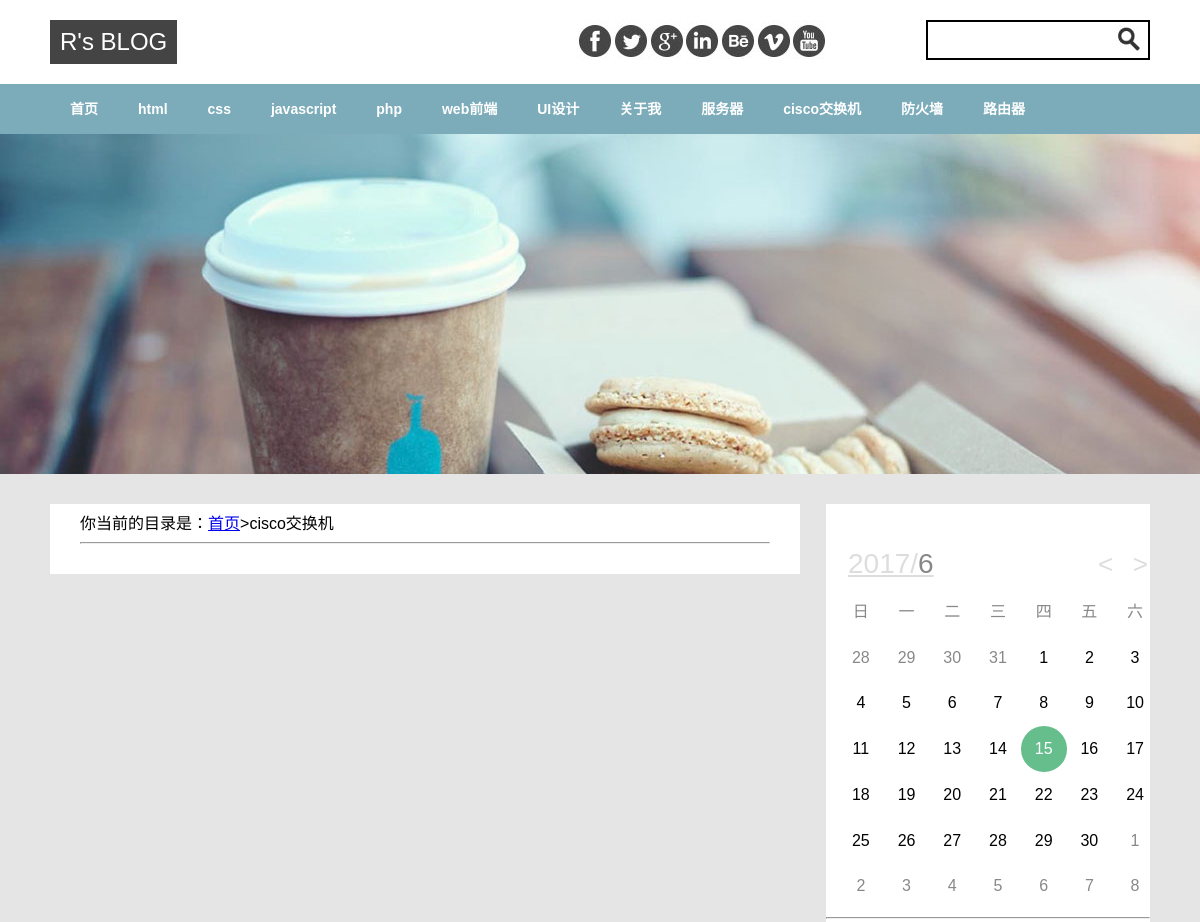
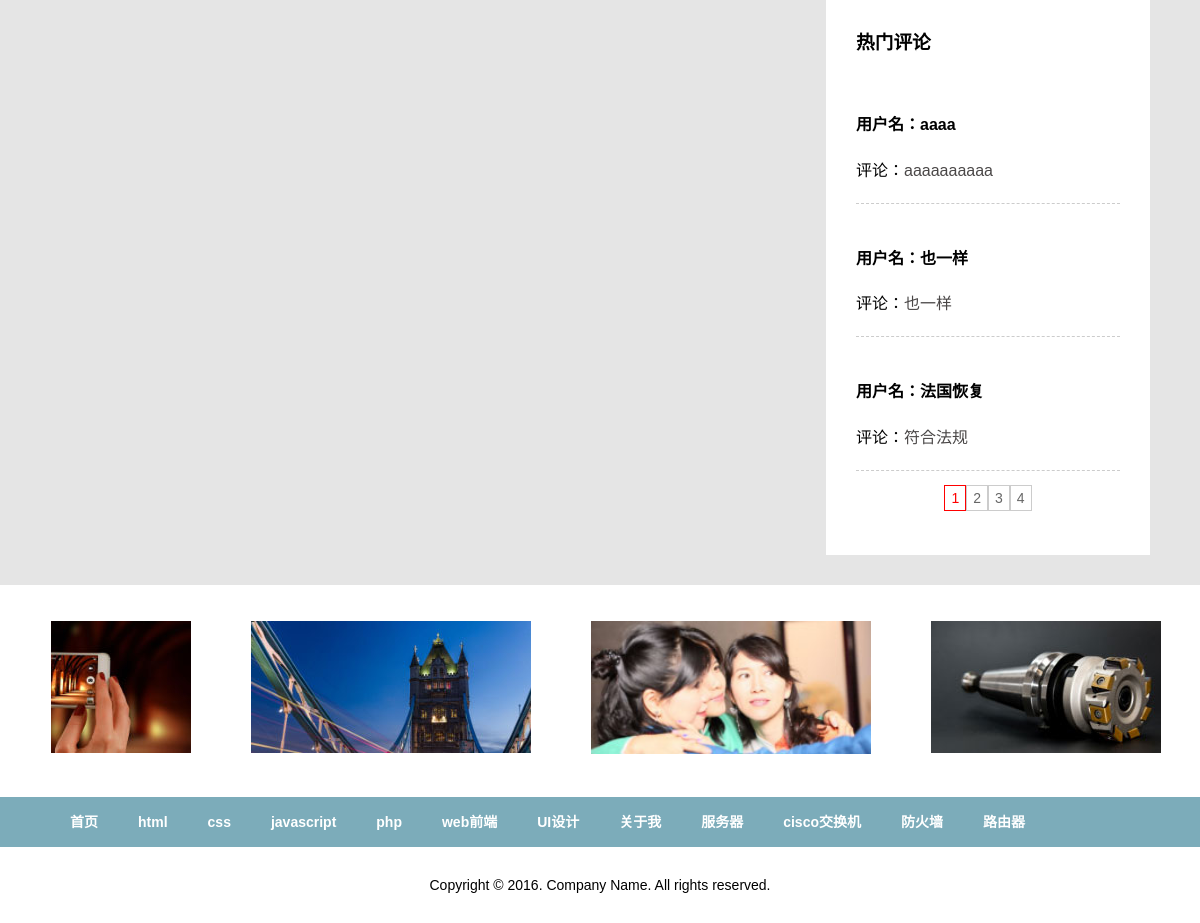
Screenshot of /article.php?id=12 with the database file from the repository (2 pictures, top to bottom).
### tables this page shows
CREATE TABLE `category` (
  `id` int(11) NOT NULL AUTO_INCREMENT,
  `cate_name` varchar(50) DEFAULT NULL,
  `order_no` tinyint(4) DEFAULT NULL,
  PRIMARY KEY (`id`)
);

CREATE TABLE `guestbook` (
  `id` int(11) NOT NULL AUTO_INCREMENT,
  `username` varchar(30) DEFAULT NULL,
  `art_id` int(11) DEFAULT NULL,
  `content` text,
  `intime` timestamp NOT NULL DEFAULT CURRENT_TIMESTAMP,
  `flag` tinyint(4) DEFAULT '0',
  PRIMARY KEY (`id`)
);

### right.php (the view, shortened to what this page needs)
<?php
$conn=@mysqli_connect('localhost','root','root','blog') or die('error');
mysqli_query($conn,"set names utf8");
?>
<div id="rightbar">
    <ul class="right4">
    </ul>
    <div id="demo">
        <div id="ca"></div>
    </div>
    <hr/>
    <h3 class="right3">热门评论</h3>
    <ul class="right4">
        <?php
        $pagesize1=3;
        $page1=isset($_GET['page1']) ? $_GET['page1'] : 1;
        $sql="select * from article";
        $rs=mysqli_query($conn,$sql);
        $records1=mysqli_num_rows($rs);
        $pagecount1=ceil($records1/$pagesize1);
        $start1=($page1-1)*$pagesize1;
        $sql3="select guestbook.*,article.id,article.cate_id,article.view from guestbook,article where guestbook.art_id=article.id order by intime desc limit $start1,$pagesize1";
        $rs3=mysqli_query($conn,$sql3);
        while($row=mysqli_fetch_assoc($rs3)){
        ?>
        <li>
            <h4>用户名：<?php echo $row['username'];?></h4>
            评论：<a href="content.php?id=<?php echo $row['art_id'];?>&cate_id=<?php echo $row['cate_id'];?>"><?php echo $row['content'];?></a>
        </li>
        <?php
        }
        echo '<div class="page">';
        for($i=1;$i<=$pagecount1;$i++){
            if($i==$page1){
                echo '<a href="index.php?page1='.$i.'" class="on">'.$i.'</a>';
            }else{
                echo '<a href="index.php?page1='.$i.'">'.$i.'</a>';
            }
        }
        echo '</div>';
        ?>
    </ul>
</div>

### header.php (shortened to what this page needs)
<?php
$conn=@mysqli_connect('localhost','root','root','blog') or die('error');
mysqli_query($conn,"set names utf8");
?>
<!DOCTYPE html>
<html>
<head>
    <link type="text/css" rel="stylesheet" href="skin/index.css"/>
    <link rel="stylesheet" href="skin/calendar.css">
</head>
<body>
<div id="header">
    <h1>R's BLOG</h1>
    <img src="images/icon.jpg" alt=""/>
    <form action="search.php" method="get">
        <input type="text" name="keywords" class="inbox"/>
        <input type="image" src="images/search.jpg" class="inbtn"/>
    </form>
</div>
<div class="menu_bg">
    <div id="menu">
        <a href="./index.php">首页</a>
        <?php
            $sql="select * from category";
            $rs=mysqli_query($conn,$sql);
            while($row=mysqli_fetch_assoc($rs)){
                ?>
         <a href="article.php?id=<?php echo $row['id'];?>"><?php echo $row['cate_name'];?></a>
        <?php
            }
        ?>
    </div>
</div>
<div class="banner">
        <div class="phoenix-feather"> <img src="images/6.jpg" alt="" width="100%"/> </div>
</div>
<div class="content_bg">
    <div id="content">

### article.php (shortened to what this page needs)
<?php
include('./header.php');
?>
    <div id="main">
        <?php
            $id=$_GET['id'];
            $sql="select * from category where id=$id";
            $rs=mysqli_query($conn,$sql);
            $row=mysqli_fetch_assoc($rs);
        ?>
        <ul>你当前的目录是：<a href="./index.php">首页</a>&gt;<?php echo $row['cate_name'];?> <hr/>
        </ul>
    </div>
<?php
include('./right.php');
include('./footer.php');
?>

### footer.php (shortened to what this page needs)
</div>
</div>
<div class="other_bg">
    <div id="other">
        <div id="box">
            <ul>
                <li><img src="images/pic1.jpg" width="280"></li>
                <li><img src="images/pic4.jpg" width="280"></li>
                <li><img src="images/pic5.jpg" width="280"></li>
                <li><img src="images/pic6.jpg" width="280"></li>
            </ul>
        </div>
    </div>
</div>
<div class="menu_bg">
    <div id="menu">
        <a href="./index.php">首页</a>
        <?php
        $sql="select * from category";
        $rs=mysqli_query($conn,$sql);
        while($row=mysqli_fetch_assoc($rs)){
            ?>
            <a href="article.php?id=<?php echo $row['id'];?>"><?php echo $row['cate_name'];?></a>
            <?php
        }
        ?>
    </div>
</div>
<div id="footer">
    Copyright &copy; 2016. Company Name. All rights reserved.
</div>
</body>
</html>

### skin/index.css (style rules this page uses)
html,body { background:#fff;margin:0;padding:0;font-family:Arial; }
#header,#menu,#content,#other { width:1100px;margin:0 auto; }
#header { overflow:hidden;padding:20px 0; }
#header h1 { margin:0;padding:0; }
#header h1 { float:left;background:#444;color:#fff;font:24px/36px Arial;padding:4px 10px;margin-right:400px; }
#header img { float:left; }
#header form { float:right;position:relative;width:224px; }
#header input { position:absolute; }
#header .inbox { height:36px;font:18px/36px 微软雅黑;padding:0 10px;border:2px solid #000;width:200px; }
#header .inbtn { left:190px;top:6px; }
.menu_bg { background:#7cacba;height:50px; }
#menu a { text-decoration:none;color:#fff;display:block;float:left;padding:0 20px;font:bold 14px/50px Arial; }
.banner img { display:block; }
.content_bg { background:#e5e5e5; }
#content { overflow:hidden;padding:30px 0; }
#main { width:750px;float:left;background:#fff; }
#main ul { list-style:none;margin:6px 30px 30px;padding:0; }
.page { text-align:center;font:14px/14px verdana,arial;margin:20px; }
.page a { border:1px solid #ccc;text-decoration:none;padding:4px 6px;color:#666; }
.page a:hover,.page a.on { border:1px solid #f00;color:#f00; }
#rightbar { width:324px;float:right;background:#fff; }
.right3 { padding-left:30px;margin:30px 0 16px; }
.right4 { list-style:none;margin:0;padding:0 30px 30px; }
.right4 li { overflow:hidden;padding:20px 0;border-bottom:1px dashed #ccc; }
.right4 li a { text-decoration:none;color:#4a4747;font:16px/24px arial; }
.other_bg { background:#fff; }
#other { color:#fff; }
#other ul { list-style:none;margin:0;padding:30px 0;line-height:22px;font-size:14px;overflow:hidden; }
#other li { float:left;width:220px;margin-right:130px; }
#footer { background:#fff;text-align:center;padding:30px 0;font-size:14px; }
#box { width:1110px; border:1px solid #fff; height:210px; position:relative; overflow:hidden; }
#box ul { position:absolute; left:0; top:0; }
#box ul li { width:200px; height:200px; float:left; padding:5px; }

### skin/calendar.css (style rules this page uses)
.calendar { width: 280px; height: 330px; }

### header.php (style rules this page uses)
ul, ol, li { list-style: none; padding: 0; margin: 0; }
#demo { width: 300px; margin: 5px auto; }

### rows the page displays
category: cate_name "html"
category: cate_name "css"
category: cate_name "javascript"
category: cate_name "php"
category: cate_name "web前端"
category: cate_name "UI设计"
category: cate_name "关于我"
category: cate_name "服务器"
category: cate_name "cisco交换机"
category: cate_name "防火墙"
category: cate_name "路由器"
guestbook: username "aaaa", content "aaaaaaaaaa"
guestbook: username "也一样", content "也一样"
guestbook: username "法国恢复", content "符合法规"
